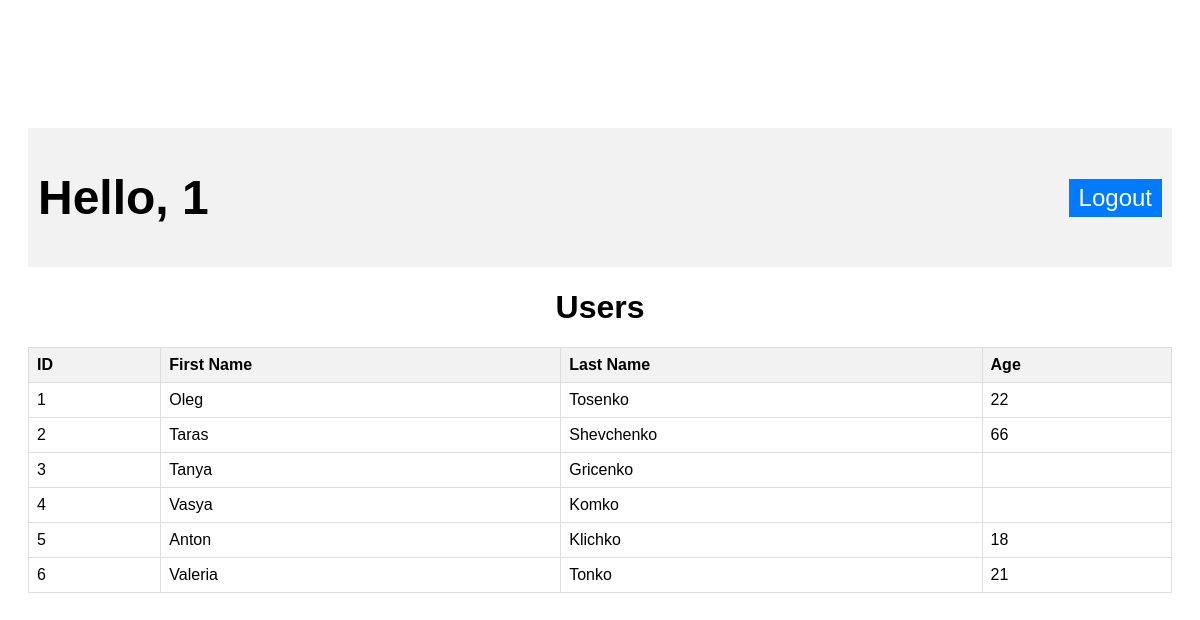
Screenshot of /users (signed in) with the database file from the repository.
### models.py (models this page shows)
class User(db.Model):
    id = db.Column(db.Integer, primary_key=True)
    first_name = db.Column(db.String, nullable=False)
    last_name = db.Column(db.String, nullable=False)
    age = db.Column(db.Integer)

### views.py (the view, shortened to what this page needs)
@app.route('/users', methods=['GET', 'POST'])
def users():
    if session.get('username') is None:
        return redirect(url_for('login'))
    if request.method == 'GET':
        size = int(request.args.get('size')) if request.args.get('size') else 1000000
        all_users = db.session.execute(db.select(User).limit(size)).scalars()
        return render_template('users.html', all_users=all_users, username=session.get('username'))
    else:
        return 'Forbidden request method', 405

### templates/users.html (shortened to what this page needs)
<!DOCTYPE html>
<html lang="en">
<head>
    <link rel="stylesheet" href="/static/styles.css">
</head>
<body>
<div class="header">
    <h1>Hello, {{username}}</h1>
    <a href="/logout" class="logout-btn">Logout</a>
</div>
    <h1>Users</h1>
    <table>
    <tr>
        <th>ID</th>
        <th>First Name</th>
        <th>Last Name</th>
        <th>Age</th>
    </tr>
    {% for user in all_users %}
    <tr>
        <td>{{ user.id }}</td>
        <td>{{ user.first_name }}</td>
        <td>{{ user.last_name }}</td>
        <td>{{ user.age }}</td>
    </tr>
    {% endfor %}
    </table>
</body>
</html>

### static/styles.css (style rules this page uses)
body { font-family: Arial, sans-serif; padding: 20px; }
h1 { text-align: center; }
table { width: 100%; border-collapse: collapse; margin-top: 20px; }
th, td { border: 1px solid #ddd; padding: 8px; text-align: left; }
th { background-color: #f2f2f2; }
body { font-family: Arial, sans-serif; }
div { font-size: 24px; text-align: center; margin-top: 100px; }
table { width: 100%; border-collapse: collapse; }
th, td { padding: 8px; text-align: left; border-bottom: 1px solid #ddd; }
.header { display: flex; justify-content: space-between; align-items: center; padding: 10px; background-color: #f2f2f2; }
.logout-btn { padding: 5px 10px; background-color: #007bff; color: #fff; text-decoration: none; }

### rows the page displays
User: id "1", first_name "Oleg", last_name "Tosenko", age "22"
User: id "2", first_name "Taras", last_name "Shevchenko", age "66"
User: id "3", first_name "Tanya", last_name "Gricenko"
User: id "4", first_name "Vasya", last_name "Komko"
User: id "5", first_name "Anton", last_name "Klichko", age "18"
User: id "6", first_name "Valeria", last_name "Tonko", age "21"

### other values shown
{{ username }} "1"
